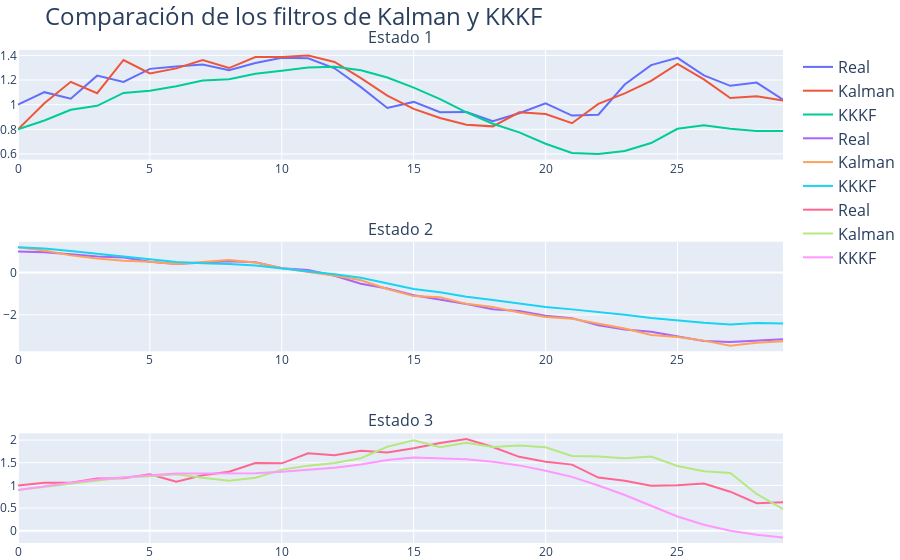

Write notebook code for a chart like this one.
### Code cell
# Comparación de los filtros
x, x_kalman, x_kkkf = compare_filters(x0, x0_prior, A, C, Q, R, N, iters)

# Gráfico
fig = make_subplots(rows=3, cols=1, subplot_titles=("Estado 1", "Estado 2", "Estado 3"))

fig.add_trace(go.Scatter(x=np.arange(iters), y=x[0, :], mode='lines', name='Real'), row=1, col=1)
fig.add_trace(go.Scatter(x=np.arange(iters), y=x_kalman[0, :], mode='lines', name='Kalman'), row=1, col=1)
fig.add_trace(go.Scatter(x=np.arange(iters), y=x_kkkf[0, :], mode='lines', name='KKKF'), row=1, col=1)

fig.add_trace(go.Scatter(x=np.arange(iters), y=x[1, :], mode='lines', name='Real'), row=2, col=1)
fig.add_trace(go.Scatter(x=np.arange(iters), y=x_kalman[1, :], mode='lines', name='Kalman'), row=2, col=1)
fig.add_trace(go.Scatter(x=np.arange(iters), y=x_kkkf[1, :], mode='lines', name='KKKF'), row=2, col=1)

fig.add_trace(go.Scatter(x=np.arange(iters), y=x[2, :], mode='lines', name='Real'), row=3, col=1)
fig.add_trace(go.Scatter(x=np.arange(iters), y=x_kalman[2, :], mode='lines', name='Kalman'), row=3, col=1)
fig.add_trace(go.Scatter(x=np.arange(iters), y=x_kkkf[2, :], mode='lines', name='KKKF'), row=3, col=1)

fig.update_layout(title_text="Comparación de los filtros de Kalman y KKKF")
fig.show()

### Figure 1 — Plotly figure (JSON) as saved in the notebook; plotly's stock layout.template omitted (floating-point values rounded to 4 significant figures)
{"data": [{"mode": "lines", "name": "Real", "type": "scatter", "x": [0, 1, 2, 3, 4, 5, 6, 7, 8, 9, 10, 11, 12, 13, 14, 15, 16, 17, 18, 19, 20, 21, 22, 23, 24, 25, 26, 27, 28, 29], "xaxis": "x", "y": [1, 1.102, 1.048, 1.236, 1.185, 1.291, 1.31, 1.325, 1.28, 1.339, 1.381, 1.376, 1.296, 1.142, 0.9727, 1.022, 0.9388, 0.9411, 0.8663, 0.9308, 1.011, 0.9115, 0.9185, 1.163, 1.321, 1.38, 1.238, 1.153, 1.179, 1.041], "yaxis": "y"}, {"mode": "lines", "name": "Kalman", "type": "scatter", "x": [0, 1, 2, 3, 4, 5, 6, 7, 8, 9, 10, 11, 12, 13, 14, 15, 16, 17, 18, 19, 20, 21, 22, 23, 24, 25, 26, 27, 28, 29], "xaxis": "x", "y": [0.8, 1.012, 1.186, 1.093, 1.363, 1.254, 1.295, 1.362, 1.297, 1.387, 1.388, 1.399, 1.347, 1.215, 1.074, 0.9663, 0.8916, 0.8367, 0.8239, 0.9384, 0.9236, 0.8497, 1.007, 1.091, 1.193, 1.331, 1.206, 1.054, 1.069, 1.035], "yaxis": "y"}, {"mode": "lines", "name": "KKKF", "type": "scatter", "x": [0, 1, 2, 3, 4, 5, 6, 7, 8, 9, 10, 11, 12, 13, 14, 15, 16, 17, 18, 19, 20, 21, 22, 23, 24, 25, 26, 27, 28, 29], "xaxis": "x", "y": [0.8, 0.8714, 0.9587, 0.9905, 1.095, 1.113, 1.15, 1.197, 1.206, 1.251, 1.276, 1.302, 1.309, 1.279, 1.221, 1.139, 1.046, 0.9382, 0.8451, 0.7752, 0.683, 0.6083, 0.5989, 0.6247, 0.6885, 0.8044, 0.8333, 0.8044, 0.7864, 0.7865], "yaxis": "y"}, {"mode": "lines", "name": "Real", "type": "scatter", "x": [0, 1, 2, 3, 4, 5, 6, 7, 8, 9, 10, 11, 12, 13, 14, 15, 16, 17, 18, 19, 20, 21, 22, 23, 24, 25, 26, 27, 28, 29], "xaxis": "x2", "y": [1, 0.9619, 0.8647, 0.7599, 0.7081, 0.5158, 0.409, 0.4694, 0.5407, 0.4844, 0.2053, 0.1227, -0.1526, -0.526, -0.7531, -1.071, -1.276, -1.486, -1.74, -1.821, -2.041, -2.157, -2.495, -2.693, -2.802, -3.007, -3.235, -3.29, -3.223, -3.154], "yaxis": "y2"}, {"mode": "lines", "name": "Kalman", "type": "scatter", "x": [0, 1, 2, 3, 4, 5, 6, 7, 8, 9, 10, 11, 12, 13, 14, 15, 16, 17, 18, 19, 20, 21, 22, 23, 24, 25, 26, 27, 28, 29], "xaxis": "x2", "y": [1.2, 1.042, 0.8127, 0.6631, 0.5631, 0.5081, 0.4101, 0.5122, 0.5938, 0.4799, 0.2124, 0.02608, -0.134, -0.3676, -0.7761, -1.113, -1.17, -1.481, -1.624, -1.893, -2.107, -2.186, -2.423, -2.649, -2.957, -3.05, -3.22, -3.465, -3.322, -3.255], "yaxis": "y2"}, {"mode": "lines", "name": "KKKF", "type": "scatter", "x": [0, 1, 2, 3, 4, 5, 6, 7, 8, 9, 10, 11, 12, 13, 14, 15, 16, 17, 18, 19, 20, 21, 22, 23, 24, 25, 26, 27, 28, 29], "xaxis": "x2", "y": [1.2, 1.134, 1.018, 0.8844, 0.7486, 0.6245, 0.4973, 0.4386, 0.4051, 0.3314, 0.1976, 0.06326, -0.0751, -0.2494, -0.5083, -0.7731, -0.9328, -1.144, -1.299, -1.481, -1.634, -1.742, -1.864, -1.991, -2.15, -2.271, -2.373, -2.454, -2.386, -2.409], "yaxis": "y2"}, {"mode": "lines", "name": "Real", "type": "scatter", "x": [0, 1, 2, 3, 4, 5, 6, 7, 8, 9, 10, 11, 12, 13, 14, 15, 16, 17, 18, 19, 20, 21, 22, 23, 24, 25, 26, 27, 28, 29], "xaxis": "x3", "y": [1, 1.058, 1.061, 1.155, 1.159, 1.246, 1.083, 1.224, 1.301, 1.492, 1.487, 1.707, 1.664, 1.766, 1.725, 1.818, 1.936, 2.025, 1.848, 1.63, 1.522, 1.459, 1.172, 1.101, 0.99, 1.005, 1.039, 0.8611, 0.6085, 0.6273], "yaxis": "y3"}, {"mode": "lines", "name": "Kalman", "type": "scatter", "x": [0, 1, 2, 3, 4, 5, 6, 7, 8, 9, 10, 11, 12, 13, 14, 15, 16, 17, 18, 19, 20, 21, 22, 23, 24, 25, 26, 27, 28, 29], "xaxis": "x3", "y": [0.9, 0.9691, 1.049, 1.118, 1.172, 1.202, 1.247, 1.17, 1.101, 1.167, 1.343, 1.436, 1.492, 1.6, 1.851, 1.996, 1.84, 1.94, 1.847, 1.882, 1.84, 1.65, 1.635, 1.597, 1.635, 1.426, 1.311, 1.273, 0.8112, 0.478], "yaxis": "y3"}, {"mode": "lines", "name": "KKKF", "type": "scatter", "x": [0, 1, 2, 3, 4, 5, 6, 7, 8, 9, 10, 11, 12, 13, 14, 15, 16, 17, 18, 19, 20, 21, 22, 23, 24, 25, 26, 27, 28, 29], "xaxis": "x3", "y": [0.9, 0.9824, 1.061, 1.13, 1.183, 1.226, 1.261, 1.267, 1.264, 1.269, 1.303, 1.342, 1.389, 1.46, 1.558, 1.614, 1.591, 1.576, 1.522, 1.441, 1.324, 1.188, 0.9968, 0.7885, 0.5518, 0.3153, 0.1321, 0.001248, -0.08997, -0.15], "yaxis": "y3"}], "layout": {"annotations": [{"font": {"size": 16}, "showarrow": false, "text": "Estado 1", "x": 0.5, "xanchor": "center", "xref": "paper", "y": 1, "yanchor": "bottom", "yref": "paper"}, {"font": {"size": 16}, "showarrow": false, "text": "Estado 2", "x": 0.5, "xanchor": "center", "xref": "paper", "y": 0.6111, "yanchor": "bottom", "yref": "paper"}, {"font": {"size": 16}, "showarrow": false, "text": "Estado 3", "x": 0.5, "xanchor": "center", "xref": "paper", "y": 0.2222, "yanchor": "bottom", "yref": "paper"}], "title": {"text": "Comparación de los filtros de Kalman y KKKF"}, "xaxis": {"anchor": "y", "domain": [0, 1]}, "xaxis2": {"anchor": "y2", "domain": [0, 1]}, "xaxis3": {"anchor": "y3", "domain": [0, 1]}, "yaxis": {"anchor": "x", "domain": [0.7778, 1]}, "yaxis2": {"anchor": "x2", "domain": [0.3889, 0.6111]}, "yaxis3": {"anchor": "x3", "domain": [0, 0.2222]}}}
